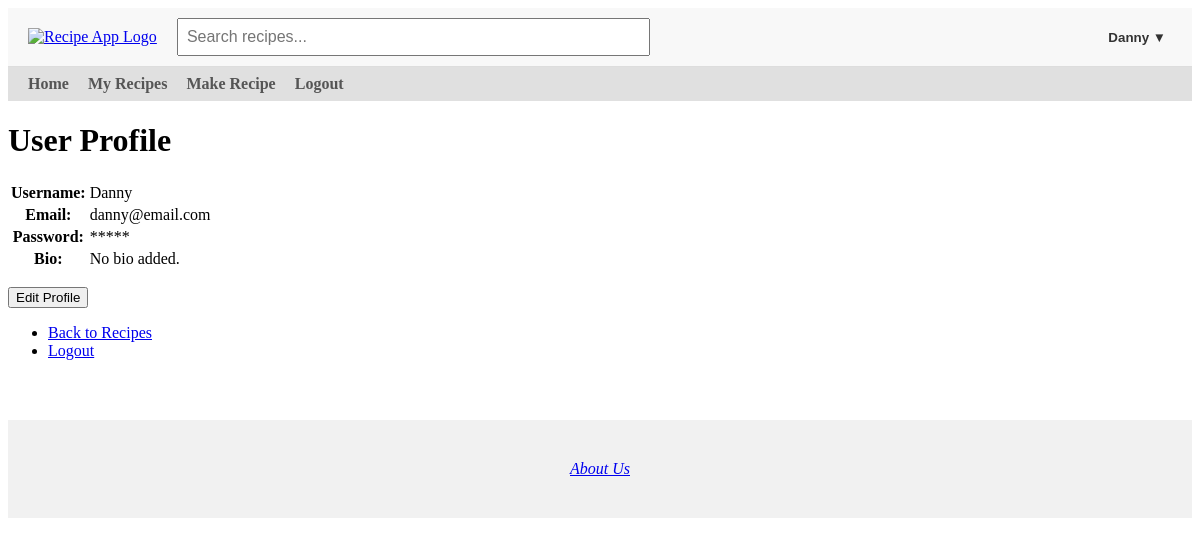
/profile (signed in), run on an earlier commit of the app's database.
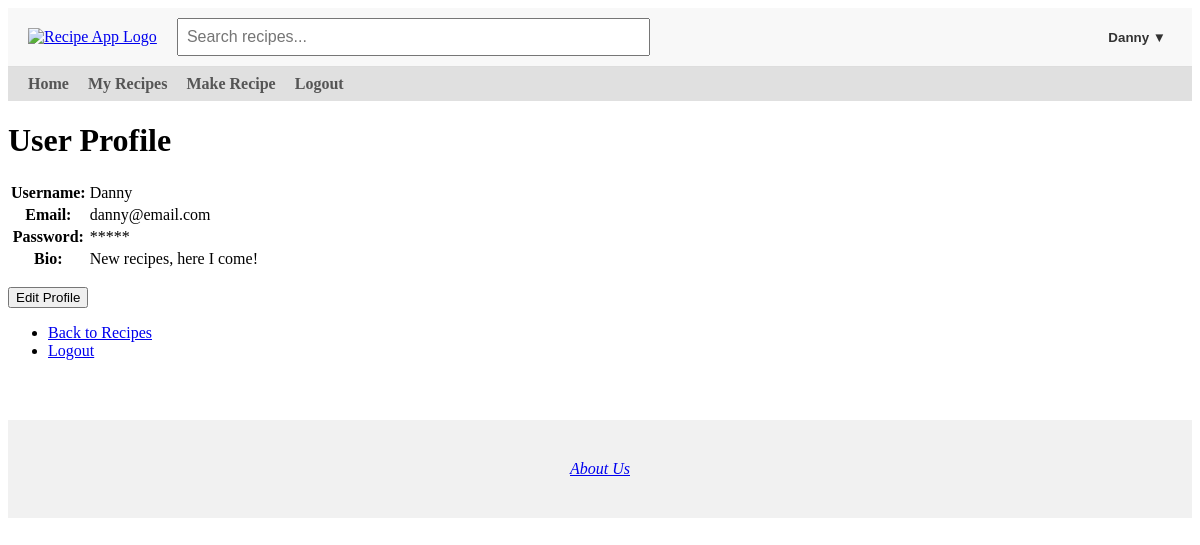
And on a later commit of the database.
### app/models.py (models this page shows)
class Profile(db.Model):
    id = db.Column(db.Integer, primary_key=True)
    username = db.Column(db.String(20), unique=True, nullable=False)
    bio = db.Column(db.Text, nullable=True)
    image_filename = db.Column(db.String(120), nullable=True)
    user_id = db.Column(db.Integer, db.ForeignKey('user.id'), nullable=False)

### app/routes.py (the view)
@app.route('/profile')
@login_required
def view_profile():
    profile = Profile.query.filter_by(user_id=current_user.id).first()
    return render_template('profile.html', profile=profile)

### app/routes.py (called while the page is built)
@login_manager.user_loader
def load_user(user_id):
    return User.query.get(int(user_id))

@app.context_processor
def inject_user():
    return dict(current_user=current_user)

### app/templates/profile.html (shortened to what this page needs)
{% extends "base.html" %}
{% block content %}
<h1>User Profile</h1>
<table>
    <tr><th>Username:</th><td>{{ current_user.username }}</td></tr>
    <tr><th>Email:</th><td>{{ current_user.email }}</td></tr>
    <tr><th>Password:</th><td>*****</td></tr>
    <tr><th>Bio:</th><td>{{ profile.bio if profile else 'No bio added.' }}</td></tr>
</table>
<p>
    <a href="{{ url_for('edit_profile') }}">
        <button>Edit Profile</button>
    </a>
</p>
<nav>
    <ul>
        <li><a href="{{ url_for('recipes') }}">Back to Recipes</a></li>
        <li><a href="{{ url_for('logout') }}">Logout</a></li>
    </ul>
</nav>
{% endblock %}

What changed in the data, as far as the page shows it:
added Profile: bio "New recipes, here I come!"
Also different on the page:
{{ profile.bio if profile else 'No bio added.' }}: "No bio added." → (not shown)
